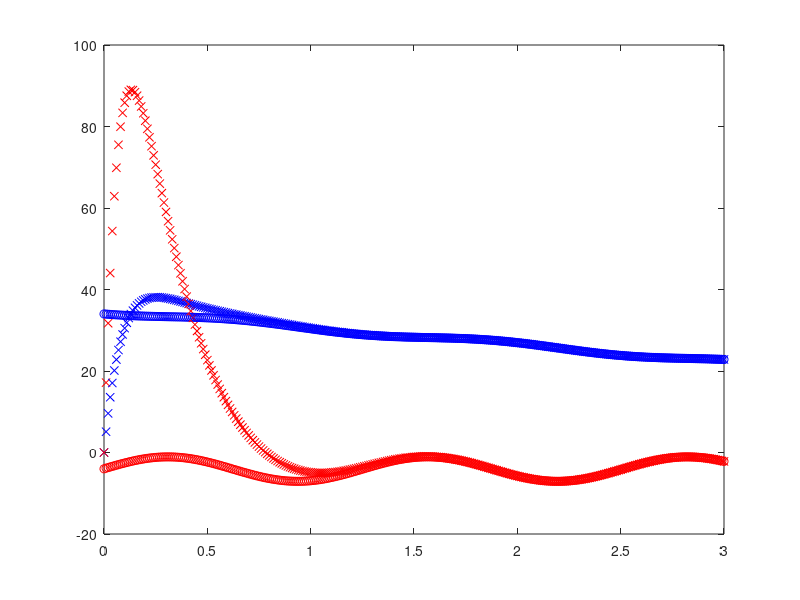

MATLAB code for this plot:
% QUESTION 5

% Sistema y estimador/observador
A = [0 1; 0 0];
B = [0;1];
C = [1 0];
D = 0;

Ahat = A;
Bhat = B;
Chat = C;
Dhat = D;

% Condiciones iniciales
x1 = 34;
x2 = -4;

x1hat = 0;
x2hat = 0;

X = [x1;x2];
y = C*X;

Xhat = [x1hat;x2hat];
yhat = Chat*Xhat;

% Tiempos para la simulación
dt = 0.01; % Tiempo de paso
tf = 3; % Tiempo final

% Pintamos los estados iniciales
figure(3)
plot(0, x1, 'ob')
hold on
plot(0, x2, 'or')
plot(0, x1hat, 'xb')
plot(0, x2hat, 'xr')

% Comprobamos primero que el sistema es observable (controlabilidad del
% sistema dual)
rank(ctrb(A',C'))

% Diseñamos la ganancia L para el estimador (sección 8 en las notas)
L = place(A',C',[-5, -10])';

% Simulamos el sistema
for t = dt:dt:tf

u = 15*cos(5*t);
Xdot = A*X + B*u;
Xhatdot = Ahat*Xhat + Bhat*u - L*(yhat-y);

% Integramos por Euler
X = X + Xdot*dt;
Xhat = Xhat + Xhatdot*dt;

y = C*X + D*u;
yhat = Chat*Xhat + Dhat*u;

% Pintamos la evolución de los estados y de las estimaciones
plot(t, X(1), 'ob')
plot(t, X(2), 'or')
plot(t, Xhat(1), 'xb')
plot(t, Xhat(2), 'xr')
pause(0.02)
end